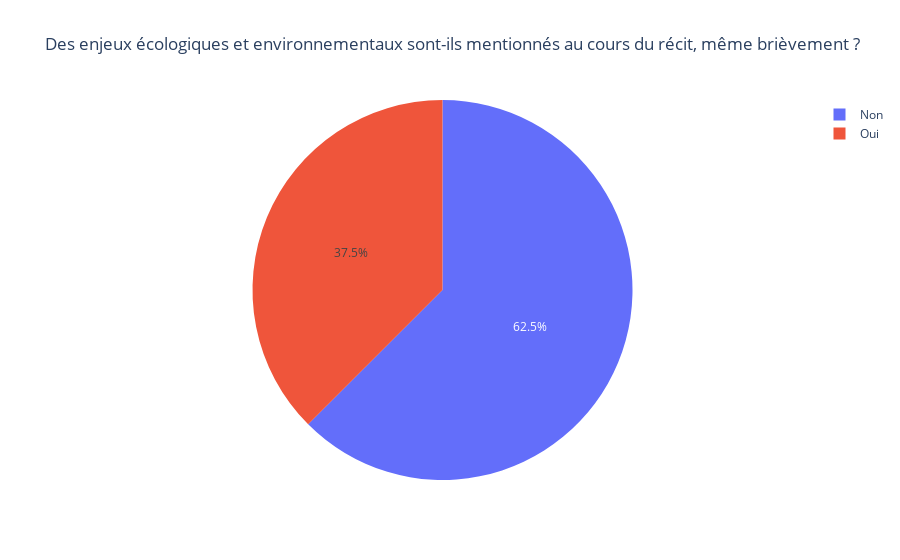

Notebook cell for this chart:
### Markdown cell above
## Enjeux écologiques

### Code cell
# Des enjeux écologiques et environnementaux sont-ils mentionnés au cours du récit, même brièvement ?
response_counts = data['environmental_issues'].value_counts().reset_index()
response_counts.columns = ['environmental_issues', 'Count']


fig = px.pie(response_counts, names='environmental_issues', values='Count', title='Des enjeux écologiques et environnementaux sont-ils mentionnés au cours du récit, même brièvement ?')
fig.show()

### Figure 1 — Plotly figure (JSON) as saved in the notebook; plotly's stock layout.template omitted (floating-point values rounded to 4 significant figures)
{"data": [{"domain": {"x": [0, 1], "y": [0, 1]}, "hovertemplate": "environmental_issues=%{label}<br>Count=%{value}<extra></extra>", "labels": ["Non", "Oui"], "legendgroup": "", "name": "", "showlegend": true, "type": "pie", "values": [60, 36]}], "layout": {"legend": {"tracegroupgap": 0}, "title": {"text": "Des enjeux écologiques et environnementaux sont-ils mentionnés au cours du récit, même brièvement ?"}}}
